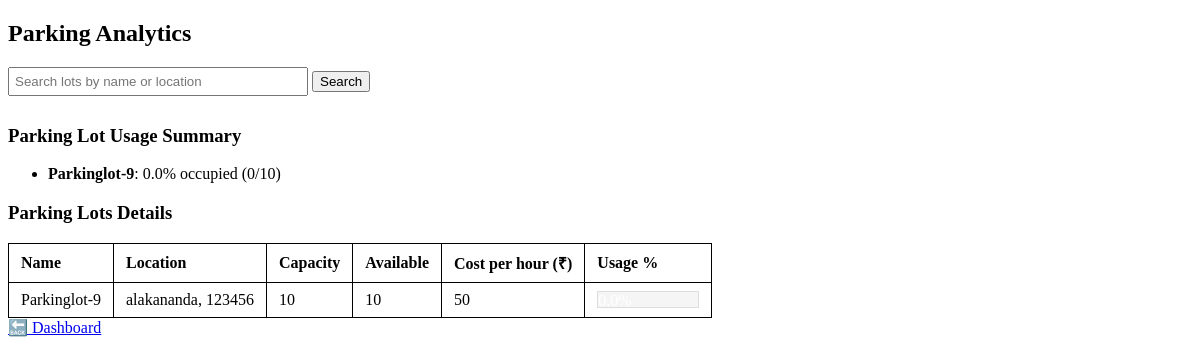
The app's page /analytics (signed in) with its own data.
### app.py (models this page shows)
class ParkingLot(db.Model):
    __tablename__ = 'parkinglots'
    id = db.Column(db.Integer, primary_key=True)
    name = db.Column(db.String(100), nullable=False)
    landmark = db.Column(db.String(100), nullable=False)
    address = db.Column(db.String(200))
    pincode = db.Column(db.String(10))
    price = db.Column(db.Integer)
    max_spots = db.Column(db.Integer)
    places = db.relationship('Place', backref='lot', lazy=True)

### app.py (the view, shortened to what this page needs)
@app.route('/analytics', methods=['GET'])
def admin_analytics():
    if not session.get('is_admin'):
        flash("Access Denied", "danger")
        return redirect(url_for('login'))
    search_query = request.args.get('search', '').strip()
    query = ParkingLot.query
    lots = query.all()
    lots_data = []
    for lot in lots:
        total_spots = lot.max_spots or 0
        occupied_spots = Place.query.filter_by(lot_id=lot.id, is_reserved=True).count() if total_spots > 0 else 0
        available_spots = total_spots - occupied_spots
        usage_percent = round((occupied_spots / total_spots) * 100, 2) if total_spots > 0 else 0
        lots_data.append({
            'id': lot.id,
            'name': lot.name,
            'location': f"{lot.address}, {lot.pincode}",
            'capacity': total_spots,
            'available': available_spots,
            'cost': lot.price,
            'occupied': occupied_spots,
            'usage_percent': usage_percent
        })
    return render_template('admin_analytics.html', lots=lots_data, search=search_query)

### templates/admin_analytics.html (shortened to what this page needs)
<!DOCTYPE html>
<html>
<head>
</head>
<body>
    <h2>Parking Analytics</h2>
    <form method="get" action="{{ url_for('admin_analytics') }}">
        <input type="search" name="search" placeholder="Search lots by name or location" value="{{ search }}">
        <button type="submit">Search</button>
    </form>
    {% if lots %}
        <h3>Parking Lot Usage Summary</h3>
        <ul>
            {% for lot in lots %}
                <li><strong>{{ lot.name }}</strong>: {{ lot.usage_percent }}% occupied ({{ lot.occupied }}/{{ lot.capacity }})</li>
            {% endfor %}
        </ul>
        <h3>Parking Lots Details</h3>
        <table>
            <thead>
                <tr>
                    <th>Name</th>
                    <th>Location</th>
                    <th>Capacity</th>
                    <th>Available</th>
                    <th>Cost per hour (₹)</th>
                    <th>Usage %</th>
                </tr>
            </thead>
            <tbody>
                {% for lot in lots %}
                <tr>
                    <td>{{ lot.name }}</td>
                    <td>{{ lot.location }}</td>
                    <td>{{ lot.capacity }}</td>
                    <td>{{ lot.available }}</td>
                    <td>{{ lot.cost }}</td>
                    <td>
                        <div class="usage-container">
                        </div>
                    </td>
                </tr>
                {% endfor %}
            </tbody>
        </table>
    {% else %}
        <p>No parking lots found.</p>
    {% endif %}
    <a href="{{ url_for('dashboard') }}">🔙  Dashboard</a>
</body>
</html>

### templates/admin_analytics.html (style rules this page uses)
input[type="search"] { margin-bottom: 10px; padding: 5px; width: 300px; }
table, th, td { border: 1px solid black; border-collapse: collapse; padding: 8px 12px; text-align: left; }
.usage-container { width: 100px; border: 1px solid #ddd; background-color: #f5f5f5; }

### records on screen
ParkingLot: name "Parkinglot-9", usage_percent "0.0", occupied "0", capacity "10", location "alakananda, 123456", available "10", cost "50"
